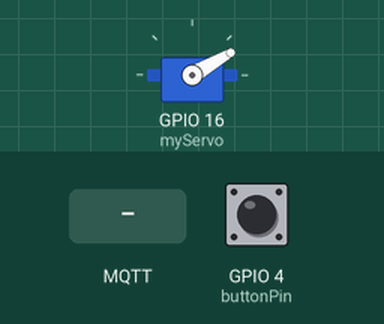
Simulated run of this sketch. Board: ESP8266 (NodeMCU). Parts: servo. The test bench sets the inputs (shaded band); at power-on: GPIO 4 (buttonPin) LOW. WiFi joins after 1.5 s; servers stay silent unless stated; no MQTT or app messages arrive unless stated; what the sketch prints to the serial monitor is not drawn.

Above: at 2.7 s.
2.8 s: MQTT message "true" arrives on the first subscribed topic
At 4.1 s:
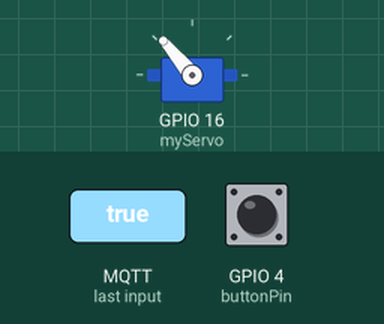
8.8 s: GPIO 4 (buttonPin) pulled HIGH for 0.15 s
At 9.8 s:
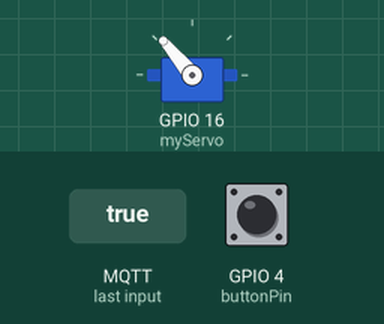
11.9 s: GPIO 4 (buttonPin) pulled HIGH for 3.2 s
At 20.4 s:
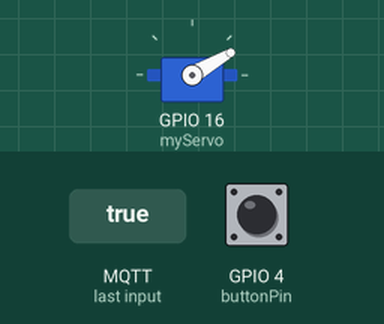
Timing chart, 0 to 20.6 s (numbered marks = the images above; inputs shaded):
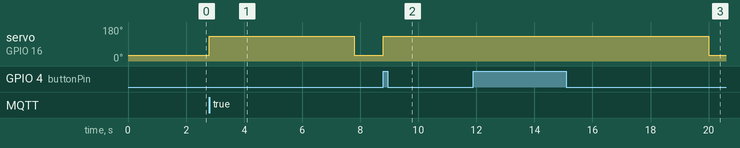

Measured:
- after the input at 2.8 s, servo on GPIO 16 (myServo): 30° → 130° at once, → 30° 5.0 s later
- after the input at 8.8 s, servo on GPIO 16 (myServo): 30° → 130° at once
- after the input at 11.9 s, servo on GPIO 16 (myServo): 130° → 30° after 8.1 s instead of 2.0 s

The sketch:

ProyectoNCapas.ino
```cpp
#include <Arduino.h>
#include <ESP8266WiFi.h>
#include <PubSubClient.h>
#include <Servo.h>

const char *ssid = "Duarte";
const char *passwd = "03119797";

char *server = "24.199.80.14";
int port = 1883;

WiFiClient wlanclient;
PubSubClient mqttClient(wlanclient);
Servo myServo;

const int buttonPin = 4; // Pin del pulsador
unsigned long moveTime = 5000; // Tiempo en milisegundos antes de regresar al origen
unsigned long lastMoveTime = 0;
bool servoMoved = false;

void mqttCallback(char *topic, byte *payload, unsigned int length) {
  Serial.println("Message arrived on Topic:");
  Serial.println(topic);

  char message[5] = {0x00};

  for (int i = 0; i < length; i++)
    message[i] = (char)payload[i];

  message[length] = 0x00;
  Serial.println(message);
  String str_msg = String(message);
  if (str_msg.equals("true")) {
    Serial.println(str_msg);
    myServo.write(130); // Mover el servo a 90 grados (posición central)
    lastMoveTime = millis(); // Registrar el tiempo del movimiento
    servoMoved = true;
  }
}

void setup() {
  Serial.begin(115200);
  WiFi.begin(ssid, passwd);
  pinMode(buttonPin, INPUT);

  Serial.print("Connecting to AP");
  while (WiFi.status() != WL_CONNECTED) {
    Serial.print(".");
    delay(100);
  }
  Serial.println();
  Serial.println("Connected to WiFi AP, Got an IP address :");
  Serial.println(WiFi.localIP());
  // Set The ESP8266 tries to reconnect automatically when the connection is lost
  WiFi.setAutoReconnect(true);
  WiFi.persistent(true);

  mqttClient.setServer(server, port);
  mqttClient.setCallback(mqttCallback);
  // Realizar conexión al MQTT Broker
  if (mqttClient.connect("ESP-Client", NULL, NULL)) {
    Serial.println("Connected to MQTT Broker");
  } else {
    Serial.println("MQTT Broker connection failed");
    Serial.println(mqttClient.state());
    delay(200);
  }

  // Suscribirse a los temas.
  mqttClient.subscribe("/test/securify");

  myServo.attach(16);
  myServo.write(30);
}

void loop() {
  mqttClient.loop();

  // Verificar si el servo debe regresar al origen
  if (servoMoved && millis() - lastMoveTime >= moveTime) {
    myServo.write(30);
    servoMoved = false;
  }

  // Verificar si el pulsador ha sido presionado
  if (digitalRead(buttonPin) == HIGH) {
    myServo.write(130); // Mover el servo a 90 grados (posición central)
    lastMoveTime = millis(); // Registrar el tiempo del movimiento
    servoMoved = true;
    delay(100); // Pequeño retraso para evitar rebotes del pulsador
  }
}
```
